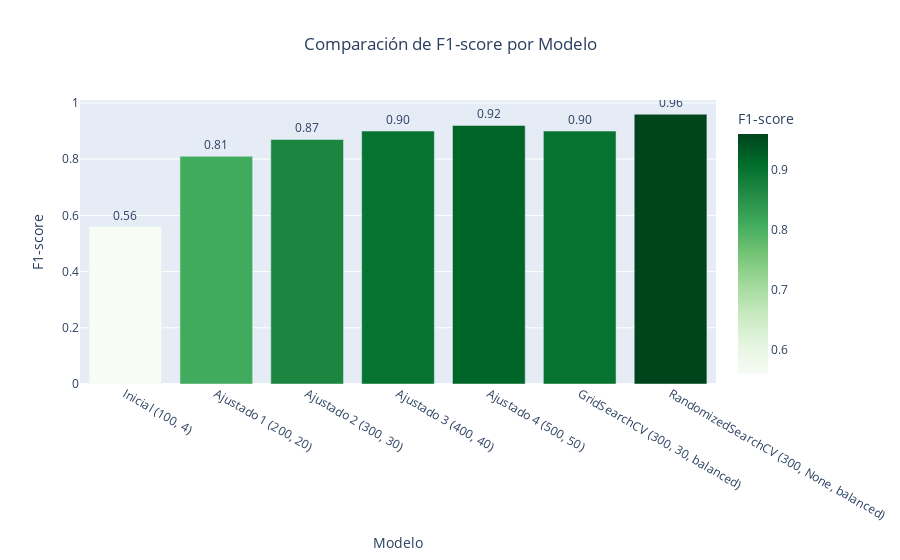

This figure's notebook cell:
### Markdown cell above
La gráfica muestra una comparación de precisión (Accuracy) entre diferentes configuraciones de modelos. Se observa una mejora progresiva al ajustar manualmente los hiperparámetros, el modelo inicial con n_estimators=100 y max_depth=4 alcanza solo un 69% de precisión, mientras que los modelos ajustados manualmente incrementan este valor de forma sostenida, alcanzando un 92% en el ajuste 4 (n_estimators=500, max_depth=50). Por otro lado, el modelo optimizado mediante Grid Search obtiene una precisión de 90%, y el modelo con Randomized SearchCV supera a todos con una precisión del 96%, demostrando que la búsqueda automatizada de hiperparámetros puede ofrecer mejores resultados que el ajuste manual, aunque con un mayor costo computacional.

### Code cell
# Gráfico de barras para comparar el F1-score entre los modelos
# Este gráfico compara el F1-score de cada modelo.
# Ayuda a entender si el modelo está equilibrando bien precisión y recall, especialmente para clases minoritarias.
fig_f1 = px.bar(
    resultados, x="Modelo", y="F1-score",
    title="Comparación de F1-score por Modelo",
    text="F1-score", color="F1-score", color_continuous_scale="Greens"
)
fig_f1.update_layout(
    xaxis_title="Modelo",
    yaxis_title="F1-score",
    title_x=0.5
)
fig_f1.update_traces(
    texttemplate='%{text:.2f}',
    textposition='outside'
)

### Figure 1 — Plotly figure (JSON) as saved in the notebook; plotly's stock layout.template omitted (floating-point values rounded to 4 significant figures)
{"data": [{"hovertemplate": "Modelo=%{x}<br>F1-score=%{marker.color}<extra></extra>", "legendgroup": "", "marker": {"color": [0.56, 0.81, 0.87, 0.9, 0.92, 0.9, 0.96], "coloraxis": "coloraxis", "pattern": {"shape": ""}}, "name": "", "orientation": "v", "showlegend": false, "text": [0.56, 0.81, 0.87, 0.9, 0.92, 0.9, 0.96], "textposition": "outside", "texttemplate": "%{text:.2f}", "type": "bar", "x": ["Inicial (100, 4)", "Ajustado 1 (200, 20)", "Ajustado 2 (300, 30)", "Ajustado 3 (400, 40)", "Ajustado 4 (500, 50)", "GridSearchCV (300, 30, balanced)", "RandomizedSearchCV (300, None, balanced)"], "xaxis": "x", "y": [0.56, 0.81, 0.87, 0.9, 0.92, 0.9, 0.96], "yaxis": "y"}], "layout": {"barmode": "relative", "coloraxis": {"colorbar": {"title": {"text": "F1-score"}}, "colorscale": [[0, "rgb(247,252,245)"], [0.125, "rgb(229,245,224)"], [0.25, "rgb(199,233,192)"], [0.375, "rgb(161,217,155)"], [0.5, "rgb(116,196,118)"], [0.625, "rgb(65,171,93)"], [0.75, "rgb(35,139,69)"], [0.875, "rgb(0,109,44)"], [1, "rgb(0,68,27)"]]}, "legend": {"tracegroupgap": 0}, "title": {"text": "Comparación de F1-score por Modelo", "x": 0.5}, "xaxis": {"anchor": "y", "domain": [0, 1], "title": {"text": "Modelo"}}, "yaxis": {"anchor": "x", "domain": [0, 1], "title": {"text": "F1-score"}}}}
